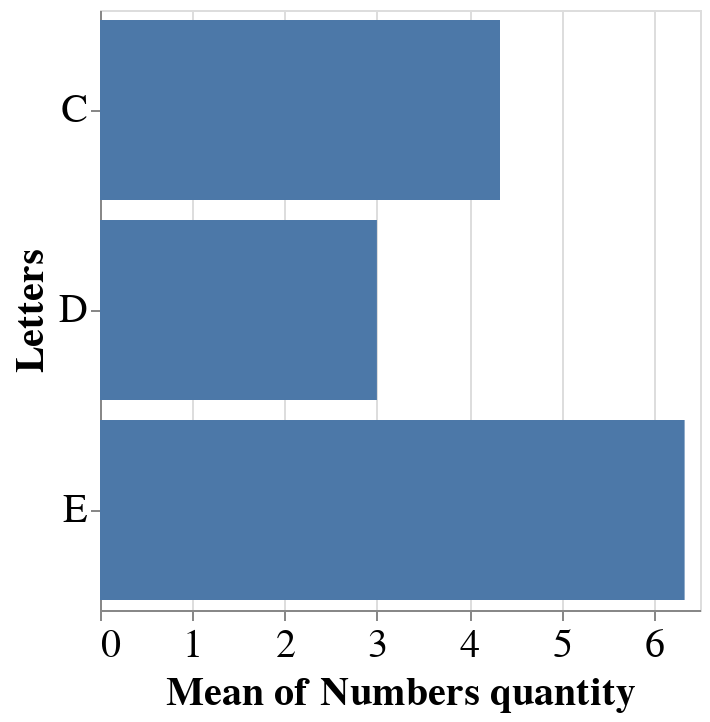

Notebook cell for this chart:
### Markdown cell above
To speed the process of data exploration, Altair (via Vega-Lite) makes some choices about default properties of the visualization.
Altair also provides an API to customize the look of the visualization. For example, we can use the `X` object we saw above to override the default x-axis title:

### Code cell
alt.Chart(data).mark_bar().encode(
    alt.Y('Letters:N'),
    alt.X('mean(Numbers):Q', axis=alt.Axis(title='Mean of Numbers quantity'))
)

### Figure 1 — Vega-Lite specification as saved in the notebook (floating-point values rounded to 4 significant figures)
{"height": 300, "config": {"style": {"circle": {"size": 400}}, "legend": {"symbolSize": 20, "titleFontSize": 20, "labelFontSize": 20}, "axis": {"titleFontSize": 20, "labelFontSize": 20}}, "data": {"name": "data-e1f27bdda7bfd6fed066714f7c229752"}, "mark": "bar", "encoding": {"x": {"type": "quantitative", "aggregate": "mean", "axis": {"title": "Mean of Numbers quantity"}, "field": "Numbers"}, "y": {"type": "nominal", "field": "Letters"}}, "$schema": "https://vega.github.io/schema/vega-lite/v4.0.2.json", "datasets": {"data-e1f27bdda7bfd6fed066714f7c229752": [{"Letters": "C", "Numbers": 2}, {"Letters": "C", "Numbers": 7}, {"Letters": "C", "Numbers": 4}, {"Letters": "D", "Numbers": 1}, {"Letters": "D", "Numbers": 2}, {"Letters": "D", "Numbers": 6}, {"Letters": "E", "Numbers": 8}, {"Letters": "E", "Numbers": 4}, {"Letters": "E", "Numbers": 7}]}}
